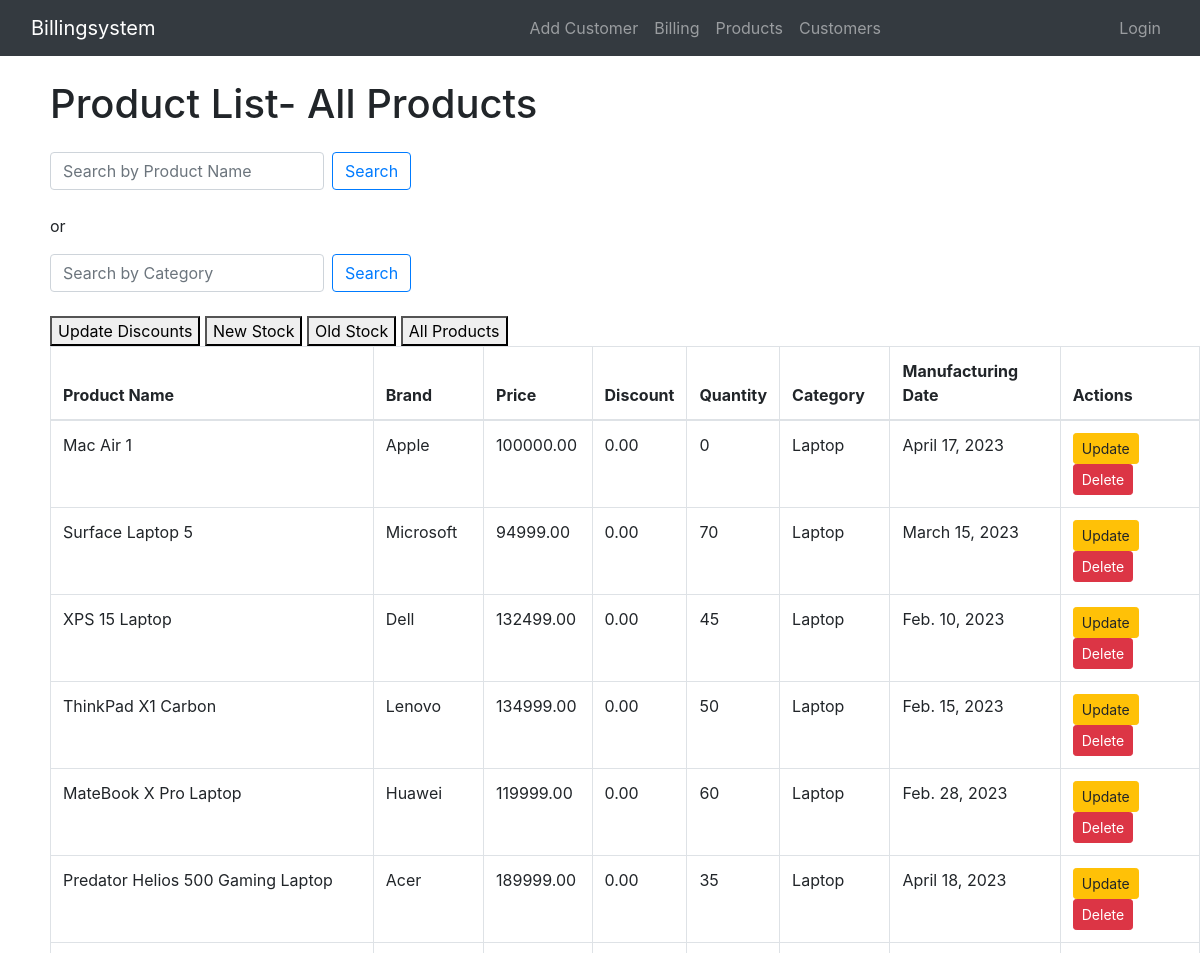
The page /product/ (upper part) on the database as committed earlier.
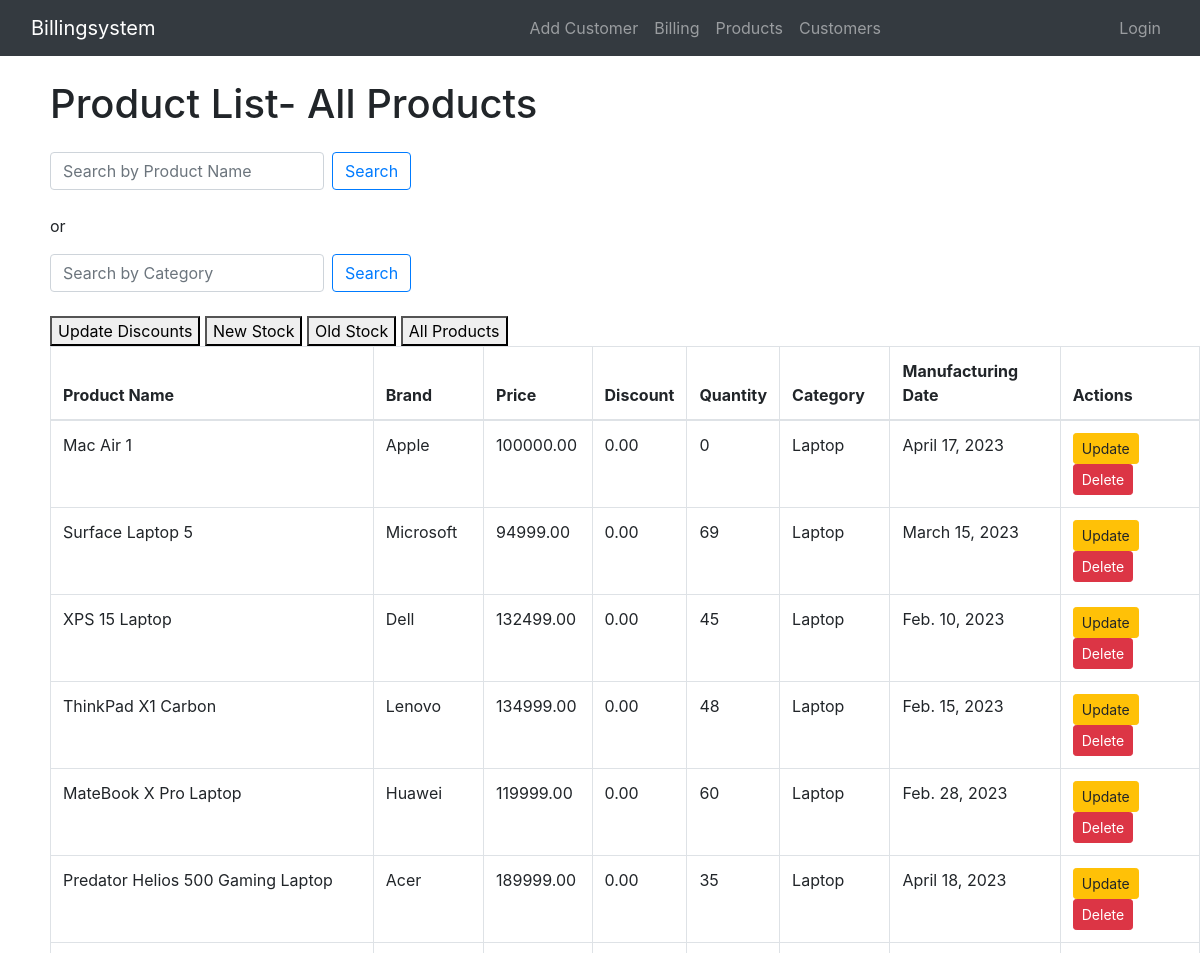
The same page on the database as committed later.
### billingsystemapp/models.py (models this page shows, shortened)
class Product(models.Model):
    product_id = models.AutoField(primary_key=True)
    product_name = models.CharField(max_length=200)
    brand = models.CharField(max_length=200, null=True)
    price = models.DecimalField(max_digits=10, decimal_places=2)
    discount=models.DecimalField(max_digits=10, decimal_places=2,default=0.00)
    quantity = models.IntegerField()
    manufacturingdate = models.DateField(null=True)
    category = models.ForeignKey(Category, on_delete=models.CASCADE)

class Category(models.Model):
    name = models.CharField(max_length=100)

### billingsystemapp/views.py (the view)
# urls.py: path('product/', views.product_list, name='product'),
def product_list(request):
    now = timezone.now().date()
    products = Product.objects.all()
    six_months_ago = now - timezone.timedelta(days=6*30)  # Approximate 6 months
    return render(request, 'products.html', {
        'products': products,
        'six_months_ago': six_months_ago,
    })

### billingsystemapp/templates/products.html (shortened to what this page needs)
<!DOCTYPE html>
<html lang="en">
<head>
    <link href="https://stackpath.bootstrapcdn.com/bootstrap/4.5.2/css/bootstrap.min.css" rel="stylesheet">
</head>
<body>
    <div class="nav">
        <nav class="navbar navbar-expand-lg navbar-dark bg-dark" style="width: 100%;">
            <div class="container-fluid">
                <a id="logo" class="navbar-brand" href="{% url 'billing' %}">Billingsystem</a>
                <div class="collapse navbar-collapse justify-content-between" id="navbarNav">
                    <ul class="navbar-nav" style="padding-left: 350px;">
                        <li class="nav-item">
                            <a class="nav-link" href="{% url 'addcustomer' %}">Add Customer</a>
                        </li>
                        <li class="nav-item">
                            <a class="nav-link" href="{% url 'billing' %}">Billing</a>
                        </li>
                        <li class="nav-item">
                            <a class="nav-link" href="{% url 'product' %}">Products</a>
                        </li>
                        <li class="nav-item">
                            <a class="nav-link" href="{% url 'customers' %}">Customers</a>
                        </li>
                    </ul>
                    <ul class="navbar-nav">
                        {% if user.is_authenticated %}
                            <li class="nav-item">
                                <a class="nav-link" href="{% url 'logout' %}">Logout</a>
                            </li>
                        {% else %}
                            <li class="nav-item">
                                <a class="nav-link" href="{% url 'login' %}">Login</a>
                            </li>
                        {% endif %}
                    </ul>
                </div>
            </div>
        </nav>
    </div>
    <div class="main" style="padding-left: 50px;">
        <h1 class="mt-4 mb-4">Product List-
            {% if stock_type == 'new' %}
                New Stock
            {% elif stock_type == 'old' %}
                Old Stock
            {% else %}
                All Products
            {% endif %}
        </h1>
        <form class="form-inline mb-4" method="get" action="{% url 'search_products' %}">
            <input class="form-control mr-sm-2" type="search" placeholder="Search by Product Name" aria-label="Search" name="q" value="{{ query }}">
            <button class="btn btn-outline-primary my-2 my-sm-0" type="submit">Search</button>
        </form>
        <p>or</p>
        <form class="form-inline mb-4" method="get" action="{% url 'products_search_by_category' %}">
            <input class="form-control mr-sm-2" type="search" placeholder="Search by Category" aria-label="Search" name="category" value="{{ category_query }}">
            <button class="btn btn-outline-primary my-2 my-sm-0" type="submit">Search</button>
        </form>
        <form action="{% url 'update_discounts' %}" method="POST">
            <button type="submit">Update Discounts</button>
            <a href="{% url 'filter_products' 'new' %}">
                <button type="button">New Stock</button>
            </a>
            <a href="{% url 'filter_products' 'old' %}">
                <button type="button">Old Stock</button>
            </a>
            <a href="{% url 'filter_products' 'all' %}">
                <button type="button">All Products</button>
            </a>
        </form>
        <table class="table table-bordered">
            <thead>
                <tr>
                    <th>Product Name</th>
                    <th>Brand</th>
                    <th>Price</th>
                    <th>Discount</th>
                    <th>Quantity</th>
                    <th>Category</th>
                    <th>Manufacturing Date</th>
                    <th>Actions</th>
                </tr>
            </thead>
            <tbody>
                {% for product in products %}
                <tr>
                    <td>
                        {{ product.product_name }}
                    </td>
                    <td>{{ product.brand }}</td>
                    <td>{{ product.price }}</td>
                    <td>{{ product.discount }}</td>
                    <td>{{ product.quantity }}</td>
                    <td>{{ product.category.name }}</td>
                    <td>{{ product.manufacturingdate }}</td>
                    <td>
                        <a class="btn btn-sm btn-warning" href="{% url 'product_update' product.product_id %}">Update</a>
                        <a class="btn btn-sm btn-danger" href="{% url 'product_delete' product.product_id %}">Delete</a>
                    </td>
                </tr>
                {% empty %}
                <tr>
                    <td colspan="7">No products found.</td>
                </tr>
                {% endfor %}
            </tbody>
        </table>
    </div>
</body>
</html>

Rows that differ between the two databases and show on the page:
changed Product "Surface Laptop 5": quantity "70" → "69"
changed Product "ThinkPad X1 Carbon": quantity "50" → "48"
